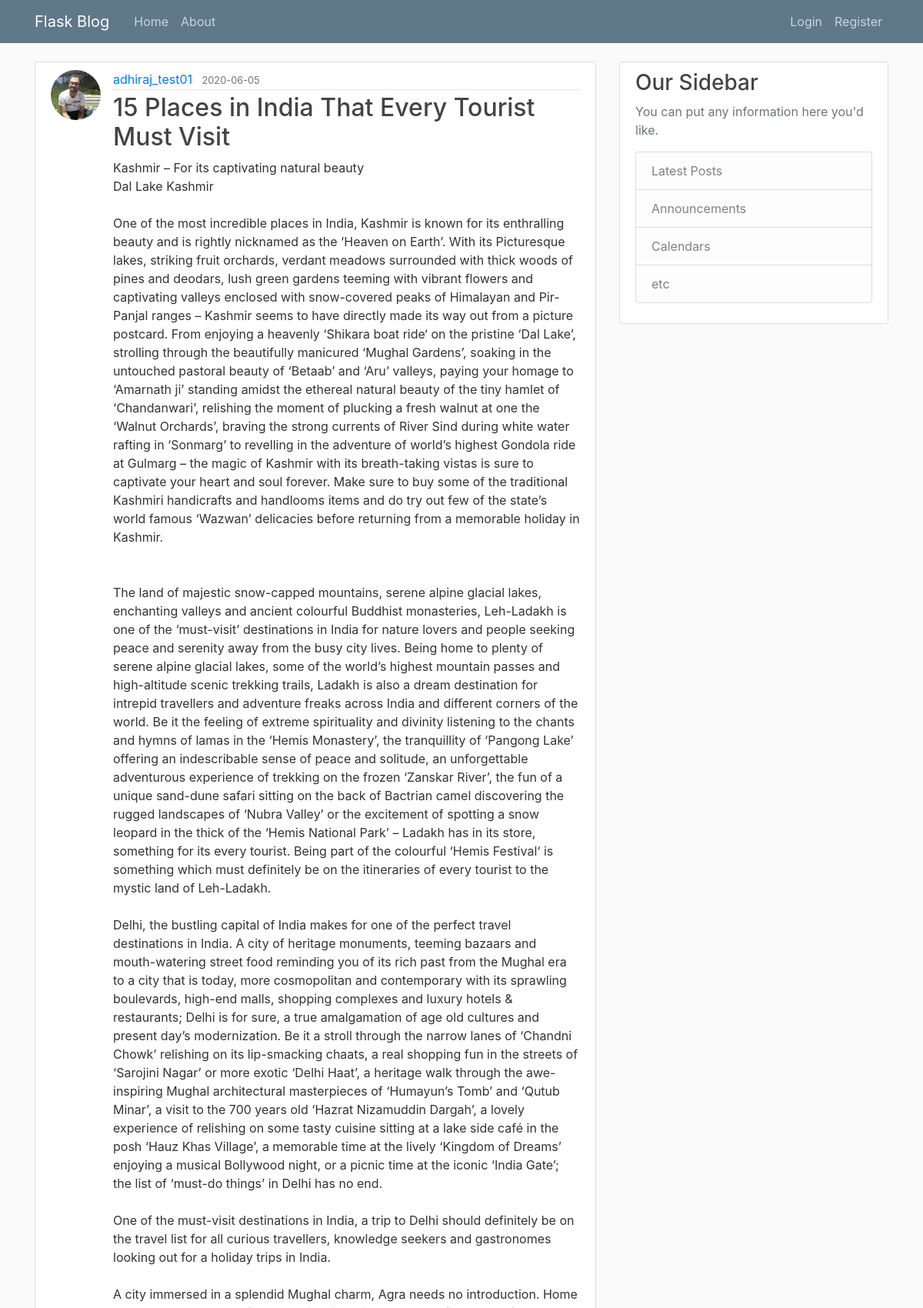
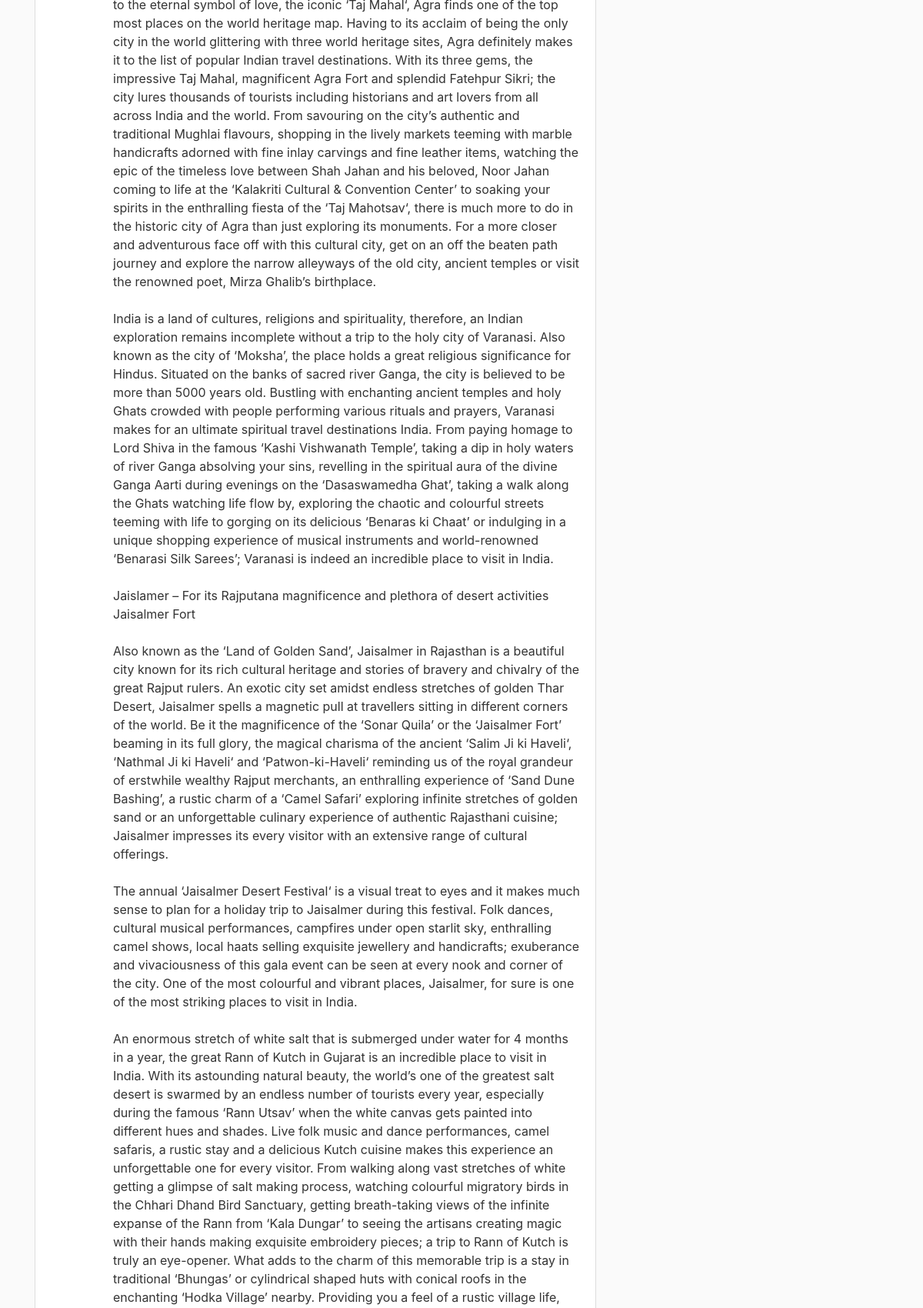
The app's page /post/22 (upper part) with its own data (2 pictures, top to bottom).
### flaskblog/models.py (models this page shows, shortened)
class User(db.Model,UserMixin):
	id = db.Column(db.Integer, primary_key=True)
	username = db.Column(db.String(20),unique=True, nullable=False)
	email = db.Column(db.String(120),unique=True, nullable=False)
	image_file = db.Column(db.String(20), nullable=False, default='default.jpg')
	password = db.Column(db.String(60),nullable=False)
	posts = db.relationship('Post',backref='author',lazy=True)

class Post(db.Model):
	id = db.Column(db.Integer, primary_key=True)
	title = db.Column(db.String(150),nullable=False)
	date_posted = db.Column(db.DateTime, nullable=False, default=datetime.utcnow)
	content = db.Column(db.Text, nullable=False)
	user_id = db.Column(db.Integer, db.ForeignKey('user.id'),nullable=False)

### flaskblog/routes.py (the view)
@app.route("/post/<int:post_id>")
def post(post_id):
	post = Post.query.get_or_404(post_id)
	return render_template('post.html', title=post.title, post=post)

### flaskblog/templates/post.html (shortened to what this page needs)
{% extends "layout.html" %}
{% block content %}
	<article class="media content-section">
		<img class="rounded-circle article-img" src="{{ url_for('static', filename='profile_pics/' + post.author.image_file) }}">
		  <div class="media-body">
		    <div class="article-metadata">
		      <a class="mr-2" href="{{ url_for('user_posts', username=post.author.username) }}">{{ post.author.username }}</a>
		      <small class="text-muted">{{ post.date_posted.strftime('%Y-%m-%d') }}</small>
		    </div>
		    <h2>{{ post.title }}</h2>
		    <p class="article-content">{{ post.content }}</p>
		  </div>
</article>
{% endblock content %}

### flaskblog/static/main.css (style rules this page uses)
body { background: #fafafa; color: #333333; margin-top: 5rem; }
h1, h2, h3, h4, h5, h6 { color: #444444; }
.content-section { background: #ffffff; padding: 10px 20px; border: 1px solid #dddddd; border-radius: 3px; margin-bottom: 20px; }
.article-content { white-space: pre-line; }
.article-img { height: 65px; width: 65px; margin-right: 16px; }
.article-metadata { padding-bottom: 1px; margin-bottom: 4px; border-bottom: 1px solid #e3e3e3 }

### records on screen
User: image_file (picture), author.username "adhiraj_test01"
Post: date_posted "2020-06-05", title "15 Places in India That Every Tourist Must Visit"
